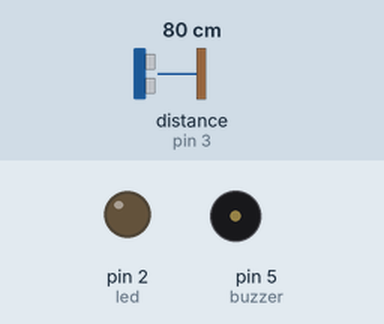
Bench run of a sketch on a simulated Arduino Uno, built with avr-gcc and run on an emulated ATmega328P. Shown: output pins drawn as LEDs (lit = HIGH), buzzer (waves = sounding). Wiring (inferred from the names in the program): ultrasonic range finder: trigger pin 4; echo pin 3. The inputs (shaded band) are chosen by the test bench; at power-on: distance to the obstacle (sensor on pin 3) 80 cm. The echo pulse lasts 58.3 µs per cm; pins used as bus, display or sensor lines are not drawn.

Above: at 1.3 s.
1.4 s: distance to the obstacle (sensor on pin 3) set to 53 cm
2.9 s: distance to the obstacle (sensor on pin 3) set to 46 cm
At 3.8 s:
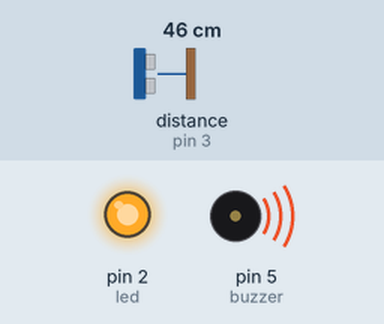
5.9 s: distance to the obstacle (sensor on pin 3) set to 60 cm
At 6.4 s:
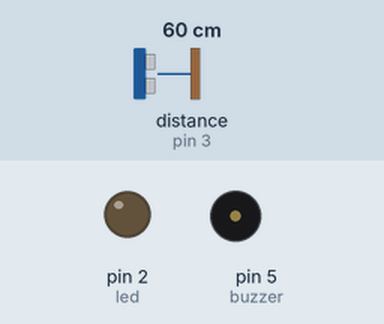
Timing chart, 0 to 8.9 s (numbered marks = the images above; inputs shaded):
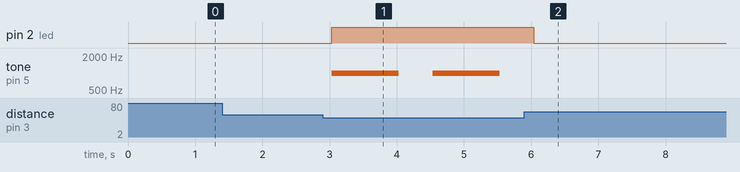

Measured:
- the behaviour switches between 50 and 49 cm on distance to the obstacle (sensor on pin 3) (found by bisection; images 0 and 1)
- after the input at 1.4 s, every drawn part: stays the same
- after the input at 2.9 s, pin 2 (led): LOW → HIGH after 0.13 s; tone on pin 5 (buzzer): alternates 1000 Hz for 1.0 s and silent for 0.50 s, starting after 0.13 s
- after the input at 5.9 s, pin 2 (led): HIGH → LOW after 0.14 s; tone on pin 5 (buzzer): stops changing and stays silent

The sketch:

sketch_mar13a.ino
```cpp
int trigPin = 4;
int echoPin = 3;

int led = 2;
int buzzer = 5;


void setup() {
  // put your setup code here, to run once:
  Serial.begin(9600);
  pinMode(trigPin, OUTPUT);
  pinMode(echoPin, INPUT);
  pinMode(led, OUTPUT);
  pinMode(buzzer, OUTPUT);
}

void loop() {
  // put your main code here, to run repeatedly:
  long duration, distance;
  digitalWrite(trigPin, LOW);
  delayMicroseconds(2);
  digitalWrite(trigPin, HIGH);
  delayMicroseconds(10);
  digitalWrite(trigPin, LOW);
  duration = pulseIn(echoPin, HIGH);
  distance = ((duration/2) / 29.1);
  digitalWrite(led, LOW);
  if(distance < 50){
    delay(1);
    digitalWrite(led, HIGH);
    tone(buzzer, 1000);
    delay(1000);
    noTone(buzzer);
  }
  delay(500);
}
```
